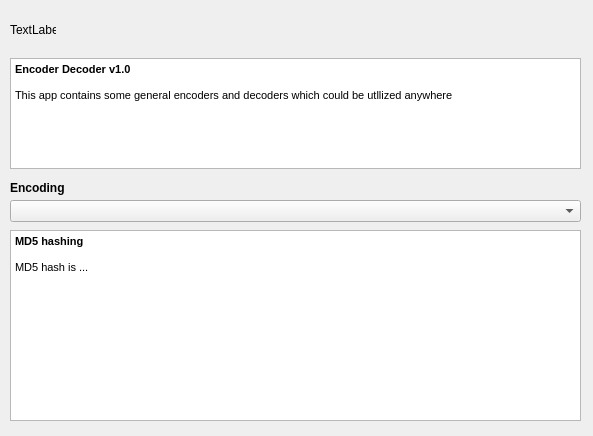
<?xml version="1.0" encoding="UTF-8"?>
<ui version="4.0">
 <class>Dialog</class>
 <widget class="QDialog" name="Dialog">
  <property name="geometry">
   <rect>
    <x>0</x>
    <y>0</y>
    <width>593</width>
    <height>436</height>
   </rect>
  </property>
  <property name="windowTitle">
   <string>Help</string>
  </property>
  <widget class="QTextBrowser" name="textBrowserBasicDetails">
   <property name="geometry">
    <rect>
     <x>10</x>
     <y>58</y>
     <width>571</width>
     <height>111</height>
    </rect>
   </property>
   <property name="html">
    <string>&lt;!DOCTYPE HTML PUBLIC &quot;-//W3C//DTD HTML 4.0//EN&quot; &quot;http://www.w3.org/TR/REC-html40/strict.dtd&quot;&gt;
&lt;html&gt;&lt;head&gt;&lt;meta name=&quot;qrichtext&quot; content=&quot;1&quot; /&gt;&lt;style type=&quot;text/css&quot;&gt;
p, li { white-space: pre-wrap; }
&lt;/style&gt;&lt;/head&gt;&lt;body style=&quot; font-family:'MS Shell Dlg 2'; font-size:8.25pt; font-weight:400; font-style:normal;&quot;&gt;
&lt;p style=&quot; margin-top:0px; margin-bottom:0px; margin-left:0px; margin-right:0px; -qt-block-indent:0; text-indent:0px;&quot;&gt;&lt;span style=&quot; font-size:8pt; font-weight:600;&quot;&gt;Encoder Decoder v1.0&lt;/span&gt;&lt;/p&gt;
&lt;p style=&quot;-qt-paragraph-type:empty; margin-top:0px; margin-bottom:0px; margin-left:0px; margin-right:0px; -qt-block-indent:0; text-indent:0px; font-size:8pt;&quot;&gt;&lt;br /&gt;&lt;/p&gt;
&lt;p style=&quot; margin-top:0px; margin-bottom:0px; margin-left:0px; margin-right:0px; -qt-block-indent:0; text-indent:0px;&quot;&gt;&lt;span style=&quot; font-size:8pt;&quot;&gt;This app contains some general encoders and decoders which could be utllized anywhere&lt;/span&gt;&lt;/p&gt;&lt;/body&gt;&lt;/html&gt;</string>
   </property>
  </widget>
  <widget class="QLabel" name="labelLogo">
   <property name="geometry">
    <rect>
     <x>10</x>
     <y>10</y>
     <width>46</width>
     <height>39</height>
    </rect>
   </property>
   <property name="text">
    <string>TextLabel</string>
   </property>
  </widget>
  <widget class="QComboBox" name="comboBoxEncoding">
   <property name="geometry">
    <rect>
     <x>10</x>
     <y>200</y>
     <width>571</width>
     <height>22</height>
    </rect>
   </property>
  </widget>
  <widget class="QLabel" name="labelEncoding">
   <property name="geometry">
    <rect>
     <x>10</x>
     <y>180</y>
     <width>61</width>
     <height>16</height>
    </rect>
   </property>
   <property name="font">
    <font>
     <weight>75</weight>
     <bold>true</bold>
    </font>
   </property>
   <property name="text">
    <string>Encoding</string>
   </property>
  </widget>
  <widget class="QTextBrowser" name="textBrowserEncodingDetails">
   <property name="geometry">
    <rect>
     <x>10</x>
     <y>230</y>
     <width>571</width>
     <height>191</height>
    </rect>
   </property>
   <property name="html">
    <string>&lt;!DOCTYPE HTML PUBLIC &quot;-//W3C//DTD HTML 4.0//EN&quot; &quot;http://www.w3.org/TR/REC-html40/strict.dtd&quot;&gt;
&lt;html&gt;&lt;head&gt;&lt;meta name=&quot;qrichtext&quot; content=&quot;1&quot; /&gt;&lt;style type=&quot;text/css&quot;&gt;
p, li { white-space: pre-wrap; }
&lt;/style&gt;&lt;/head&gt;&lt;body style=&quot; font-family:'MS Shell Dlg 2'; font-size:8.25pt; font-weight:400; font-style:normal;&quot;&gt;
&lt;p style=&quot; margin-top:0px; margin-bottom:0px; margin-left:0px; margin-right:0px; -qt-block-indent:0; text-indent:0px;&quot;&gt;&lt;span style=&quot; font-size:8pt; font-weight:600;&quot;&gt;MD5 hashing&lt;/span&gt;&lt;/p&gt;
&lt;p style=&quot;-qt-paragraph-type:empty; margin-top:0px; margin-bottom:0px; margin-left:0px; margin-right:0px; -qt-block-indent:0; text-indent:0px; font-size:8pt;&quot;&gt;&lt;br /&gt;&lt;/p&gt;
&lt;p style=&quot; margin-top:0px; margin-bottom:0px; margin-left:0px; margin-right:0px; -qt-block-indent:0; text-indent:0px;&quot;&gt;&lt;span style=&quot; font-size:8pt;&quot;&gt;MD5 hash is ...&lt;/span&gt;&lt;/p&gt;&lt;/body&gt;&lt;/html&gt;</string>
   </property>
  </widget>
 </widget>
 <resources/>
 <connections/>
</ui>
